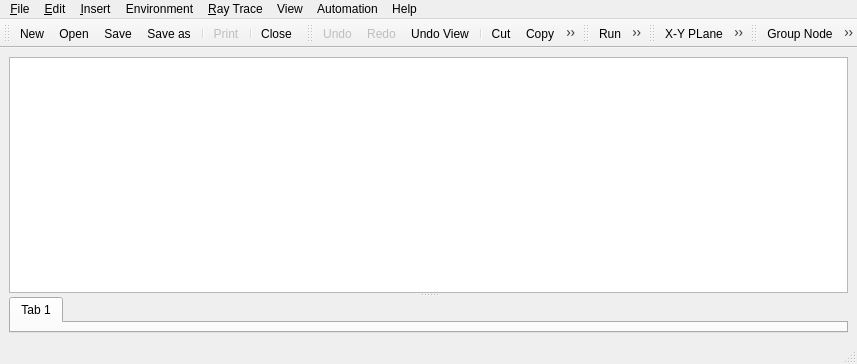
<?xml version="1.0" encoding="UTF-8"?>
<ui version="4.0">
 <author>Manuel J. Blanco</author>
 <class>MainWindow</class>
 <widget class="QMainWindow" name="MainWindow">
  <property name="enabled">
   <bool>true</bool>
  </property>
  <property name="geometry">
   <rect>
    <x>0</x>
    <y>0</y>
    <width>857</width>
    <height>364</height>
   </rect>
  </property>
  <property name="sizePolicy">
   <sizepolicy hsizetype="Expanding" vsizetype="Expanding">
    <horstretch>0</horstretch>
    <verstretch>0</verstretch>
   </sizepolicy>
  </property>
  <property name="acceptDrops">
   <bool>true</bool>
  </property>
  <property name="windowTitle">
   <string>Tonatiuh</string>
  </property>
  <property name="windowIcon">
   <iconset resource="../tonatiuh.qrc">
    <normaloff>:/icons/LogoTonatiuh.png</normaloff>:/icons/LogoTonatiuh.png</iconset>
  </property>
  <widget class="QWidget" name="centralWidget">
   <property name="sizePolicy">
    <sizepolicy hsizetype="Expanding" vsizetype="Expanding">
     <horstretch>0</horstretch>
     <verstretch>0</verstretch>
    </sizepolicy>
   </property>
   <layout class="QVBoxLayout">
    <item>
     <widget class="QSplitter" name="horizontalSplitter">
      <property name="orientation">
       <enum>Qt::Horizontal</enum>
      </property>
      <widget class="QSplitter" name="modelSplitter">
       <property name="orientation">
        <enum>Qt::Vertical</enum>
       </property>
       <widget class="SceneModelView" name="sceneModelView">
        <property name="sizePolicy">
         <sizepolicy hsizetype="Preferred" vsizetype="Preferred">
          <horstretch>0</horstretch>
          <verstretch>0</verstretch>
         </sizepolicy>
        </property>
        <property name="acceptDrops">
         <bool>true</bool>
        </property>
        <property name="horizontalScrollBarPolicy">
         <enum>Qt::ScrollBarAsNeeded</enum>
        </property>
        <property name="dragEnabled">
         <bool>true</bool>
        </property>
        <property name="dragDropMode">
         <enum>QAbstractItemView::DragDrop</enum>
        </property>
        <property name="selectionBehavior">
         <enum>QAbstractItemView::SelectRows</enum>
        </property>
        <property name="animated">
         <bool>true</bool>
        </property>
        <property name="allColumnsShowFocus">
         <bool>false</bool>
        </property>
       </widget>
       <widget class="ParametersView" name="parametersView">
        <property name="currentIndex">
         <number>0</number>
        </property>
        <widget class="QWidget" name="tab">
         <attribute name="title">
          <string>Tab 1</string>
         </attribute>
        </widget>
       </widget>
      </widget>
     </widget>
    </item>
   </layout>
  </widget>
  <widget class="QMenuBar" name="menubar">
   <property name="geometry">
    <rect>
     <x>0</x>
     <y>0</y>
     <width>857</width>
     <height>21</height>
    </rect>
   </property>
   <widget class="QMenu" name="menuEdit">
    <property name="title">
     <string>&amp;Edit</string>
    </property>
    <widget class="QMenu" name="menuTrackers">
     <property name="title">
      <string>Trackers</string>
     </property>
     <addaction name="actionSetAimingPointRelative"/>
     <addaction name="actionSetAimingPointAbsolute"/>
    </widget>
    <addaction name="actionUndo"/>
    <addaction name="actionRedo"/>
    <addaction name="separator"/>
    <addaction name="actionCut"/>
    <addaction name="actionCopy"/>
    <addaction name="actionPasteCopy"/>
    <addaction name="actionPasteLink"/>
    <addaction name="actionDelete"/>
    <addaction name="menuTrackers"/>
   </widget>
   <widget class="QMenu" name="menuFile">
    <property name="title">
     <string>&amp;File</string>
    </property>
    <widget class="QMenu" name="menuRecent">
     <property name="title">
      <string>&amp;Recent</string>
     </property>
    </widget>
    <addaction name="actionNew"/>
    <addaction name="actionOpen"/>
    <addaction name="menuRecent"/>
    <addaction name="separator"/>
    <addaction name="actionSave"/>
    <addaction name="actionSaveAs"/>
    <addaction name="actionSaveComponent"/>
    <addaction name="separator"/>
    <addaction name="actionPrint"/>
    <addaction name="separator"/>
    <addaction name="actionClose"/>
   </widget>
   <widget class="QMenu" name="menuView">
    <property name="title">
     <string>View</string>
    </property>
    <addaction name="actionAxis"/>
    <addaction name="actionBackground"/>
    <addaction name="actionEdit_Mode"/>
    <addaction name="separator"/>
    <addaction name="action_X_Y_Plane"/>
    <addaction name="action_X_Z_Plane"/>
    <addaction name="action_Y_Z_Plane"/>
    <addaction name="actionSunPlane"/>
    <addaction name="separator"/>
    <addaction name="actionGrid"/>
    <addaction name="actionGridSettings"/>
   </widget>
   <widget class="QMenu" name="menuInsert">
    <property name="title">
     <string>&amp;Insert</string>
    </property>
    <widget class="QMenu" name="menuShape">
     <property name="enabled">
      <bool>false</bool>
     </property>
     <property name="title">
      <string>Shape</string>
     </property>
    </widget>
    <widget class="QMenu" name="menuMaterial">
     <property name="enabled">
      <bool>false</bool>
     </property>
     <property name="title">
      <string>Material</string>
     </property>
    </widget>
    <widget class="QMenu" name="menuTracker">
     <property name="enabled">
      <bool>false</bool>
     </property>
     <property name="title">
      <string>Tracker</string>
     </property>
    </widget>
    <widget class="QMenu" name="menuComponent">
     <property name="enabled">
      <bool>false</bool>
     </property>
     <property name="title">
      <string>Component</string>
     </property>
     <addaction name="separator"/>
    </widget>
    <addaction name="actionNode"/>
    <addaction name="actionSurfaceNode"/>
    <addaction name="separator"/>
    <addaction name="menuShape"/>
    <addaction name="menuMaterial"/>
    <addaction name="menuTracker"/>
    <addaction name="separator"/>
    <addaction name="actionUserComponent"/>
    <addaction name="menuComponent"/>
   </widget>
   <widget class="QMenu" name="menuEnvironment">
    <property name="title">
     <string>Environment</string>
    </property>
    <widget class="QMenu" name="menuSunLight">
     <property name="title">
      <string>Sun Light</string>
     </property>
     <addaction name="actionDefineSunLight"/>
     <addaction name="actionCalculateSunPosition"/>
     <addaction name="separator"/>
     <addaction name="actionDisconnect_All_Trackers"/>
    </widget>
    <widget class="QMenu" name="menuTransmissivity">
     <property name="title">
      <string>Transmissivity</string>
     </property>
     <addaction name="separator"/>
     <addaction name="actionDefineTransmissivity"/>
    </widget>
    <addaction name="menuSunLight"/>
    <addaction name="menuTransmissivity"/>
   </widget>
   <widget class="QMenu" name="menu_Raytrace">
    <property name="title">
     <string>&amp;Ray Trace</string>
    </property>
    <addaction name="actionRun"/>
    <addaction name="actionRunFluxAnalysis"/>
    <addaction name="actionDisplayRays"/>
    <addaction name="separator"/>
    <addaction name="actionRayTraceOptions"/>
    <addaction name="actionReset_Analyzer_Values"/>
   </widget>
   <widget class="QMenu" name="menuHelp">
    <property name="title">
     <string>Help</string>
    </property>
    <addaction name="actionAbout"/>
   </widget>
   <widget class="QMenu" name="menuAutomation">
    <property name="title">
     <string>Automation</string>
    </property>
    <addaction name="actionOpenScriptEditor"/>
   </widget>
   <addaction name="menuFile"/>
   <addaction name="menuEdit"/>
   <addaction name="menuInsert"/>
   <addaction name="menuEnvironment"/>
   <addaction name="menu_Raytrace"/>
   <addaction name="menuView"/>
   <addaction name="menuAutomation"/>
   <addaction name="menuHelp"/>
  </widget>
  <widget class="QStatusBar" name="statusbar"/>
  <widget class="QToolBar" name="fileToolBar">
   <property name="windowTitle">
    <string>File</string>
   </property>
   <property name="orientation">
    <enum>Qt::Horizontal</enum>
   </property>
   <attribute name="toolBarArea">
    <enum>TopToolBarArea</enum>
   </attribute>
   <attribute name="toolBarBreak">
    <bool>false</bool>
   </attribute>
   <addaction name="actionNew"/>
   <addaction name="actionOpen"/>
   <addaction name="actionSave"/>
   <addaction name="actionSaveAs"/>
   <addaction name="separator"/>
   <addaction name="actionPrint"/>
   <addaction name="separator"/>
   <addaction name="actionClose"/>
  </widget>
  <widget class="QToolBar" name="editToolBar">
   <property name="windowTitle">
    <string>Edit</string>
   </property>
   <property name="orientation">
    <enum>Qt::Horizontal</enum>
   </property>
   <attribute name="toolBarArea">
    <enum>TopToolBarArea</enum>
   </attribute>
   <attribute name="toolBarBreak">
    <bool>false</bool>
   </attribute>
   <addaction name="actionUndo"/>
   <addaction name="actionRedo"/>
   <addaction name="actionUndoView"/>
   <addaction name="separator"/>
   <addaction name="actionCut"/>
   <addaction name="actionCopy"/>
   <addaction name="actionPasteCopy"/>
   <addaction name="actionPasteLink"/>
   <addaction name="actionDelete"/>
  </widget>
  <widget class="QToolBar" name="raytraceToolBar">
   <property name="windowTitle">
    <string>Ray Tracer</string>
   </property>
   <attribute name="toolBarArea">
    <enum>TopToolBarArea</enum>
   </attribute>
   <attribute name="toolBarBreak">
    <bool>false</bool>
   </attribute>
   <addaction name="actionRun"/>
   <addaction name="actionRunFluxAnalysis"/>
  </widget>
  <widget class="QToolBar" name="viewToolBar">
   <property name="windowTitle">
    <string>View</string>
   </property>
   <attribute name="toolBarArea">
    <enum>TopToolBarArea</enum>
   </attribute>
   <attribute name="toolBarBreak">
    <bool>false</bool>
   </attribute>
   <addaction name="action_X_Y_Plane"/>
   <addaction name="action_Y_Z_Plane"/>
   <addaction name="action_X_Z_Plane"/>
   <addaction name="actionSunPlane"/>
   <addaction name="separator"/>
   <addaction name="actionGridSettings"/>
  </widget>
  <widget class="QToolBar" name="insertToolBar">
   <property name="windowTitle">
    <string>Node Kits</string>
   </property>
   <attribute name="toolBarArea">
    <enum>TopToolBarArea</enum>
   </attribute>
   <attribute name="toolBarBreak">
    <bool>false</bool>
   </attribute>
   <addaction name="actionNode"/>
   <addaction name="actionSurfaceNode"/>
  </widget>
  <action name="actionNew">
   <property name="icon">
    <iconset resource="../tonatiuh.qrc">
     <normaloff>:/icons/new.png</normaloff>:/icons/new.png</iconset>
   </property>
   <property name="text">
    <string>&amp;New</string>
   </property>
  </action>
  <action name="actionOpen">
   <property name="icon">
    <iconset resource="../tonatiuh.qrc">
     <normaloff>:/icons/open.png</normaloff>:/icons/open.png</iconset>
   </property>
   <property name="text">
    <string>&amp;Open ...</string>
   </property>
  </action>
  <action name="actionSave">
   <property name="icon">
    <iconset resource="../tonatiuh.qrc">
     <normaloff>:/icons/save.png</normaloff>:/icons/save.png</iconset>
   </property>
   <property name="text">
    <string>&amp;Save</string>
   </property>
  </action>
  <action name="actionSaveAs">
   <property name="icon">
    <iconset resource="../tonatiuh.qrc">
     <normaloff>:/icons/saveas.png</normaloff>:/icons/saveas.png</iconset>
   </property>
   <property name="text">
    <string>Save &amp;as ...</string>
   </property>
  </action>
  <action name="actionPrint">
   <property name="enabled">
    <bool>false</bool>
   </property>
   <property name="icon">
    <iconset resource="../tonatiuh.qrc">
     <normaloff>:/icons/print.png</normaloff>:/icons/print.png</iconset>
   </property>
   <property name="text">
    <string>&amp;Print</string>
   </property>
  </action>
  <action name="actionClose">
   <property name="icon">
    <iconset resource="../tonatiuh.qrc">
     <normaloff>:/icons/close.png</normaloff>:/icons/close.png</iconset>
   </property>
   <property name="text">
    <string>&amp;Close</string>
   </property>
  </action>
  <action name="actionUndo">
   <property name="enabled">
    <bool>false</bool>
   </property>
   <property name="icon">
    <iconset resource="../tonatiuh.qrc">
     <normaloff>:/icons/undo.png</normaloff>:/icons/undo.png</iconset>
   </property>
   <property name="text">
    <string>&amp;Undo</string>
   </property>
   <property name="shortcut">
    <string>Ctrl+Z</string>
   </property>
  </action>
  <action name="actionRedo">
   <property name="enabled">
    <bool>false</bool>
   </property>
   <property name="icon">
    <iconset resource="../tonatiuh.qrc">
     <normaloff>:/icons/redo.png</normaloff>:/icons/redo.png</iconset>
   </property>
   <property name="text">
    <string>&amp;Redo</string>
   </property>
   <property name="shortcut">
    <string>Ctrl+Y</string>
   </property>
  </action>
  <action name="actionCut">
   <property name="icon">
    <iconset resource="../tonatiuh.qrc">
     <normaloff>:/icons/cut.png</normaloff>:/icons/cut.png</iconset>
   </property>
   <property name="text">
    <string>&amp;Cut</string>
   </property>
   <property name="shortcut">
    <string>Ctrl+X</string>
   </property>
  </action>
  <action name="actionCopy">
   <property name="icon">
    <iconset resource="../tonatiuh.qrc">
     <normaloff>:/icons/copy.png</normaloff>:/icons/copy.png</iconset>
   </property>
   <property name="text">
    <string>&amp;Copy</string>
   </property>
   <property name="shortcut">
    <string>Ctrl+C</string>
   </property>
  </action>
  <action name="actionPasteCopy">
   <property name="icon">
    <iconset resource="../tonatiuh.qrc">
     <normaloff>:/icons/paste.png</normaloff>:/icons/paste.png</iconset>
   </property>
   <property name="text">
    <string>&amp;Paste</string>
   </property>
   <property name="toolTip">
    <string>Paste a clipboard node copy</string>
   </property>
   <property name="shortcut">
    <string>Ctrl+V</string>
   </property>
  </action>
  <action name="actionRun">
   <property name="icon">
    <iconset resource="../tonatiuh.qrc">
     <normaloff>:/icons/run.png</normaloff>:/icons/run.png</iconset>
   </property>
   <property name="text">
    <string>&amp;Run</string>
   </property>
  </action>
  <action name="actionAxis">
   <property name="checkable">
    <bool>true</bool>
   </property>
   <property name="checked">
    <bool>true</bool>
   </property>
   <property name="enabled">
    <bool>true</bool>
   </property>
   <property name="text">
    <string>Axis</string>
   </property>
   <property name="toolTip">
    <string>Draw Shape Local Axis</string>
   </property>
  </action>
  <action name="actionUndoView">
   <property name="icon">
    <iconset resource="../tonatiuh.qrc">
     <normaloff>:/icons/undoView.png</normaloff>:/icons/undoView.png</iconset>
   </property>
   <property name="text">
    <string>Undo View</string>
   </property>
  </action>
  <action name="actionNode">
   <property name="icon">
    <iconset resource="../tonatiuh.qrc">
     <normaloff>:/icons/separatorKit.png</normaloff>:/icons/separatorKit.png</iconset>
   </property>
   <property name="text">
    <string>Group Node</string>
   </property>
  </action>
  <action name="actionDisplayRays">
   <property name="checkable">
    <bool>true</bool>
   </property>
   <property name="checked">
    <bool>false</bool>
   </property>
   <property name="enabled">
    <bool>false</bool>
   </property>
   <property name="text">
    <string>Display rays</string>
   </property>
  </action>
  <action name="actionPasteLink">
   <property name="icon">
    <iconset resource="../tonatiuh.qrc">
     <normaloff>:/icons/paste_link.png</normaloff>:/icons/paste_link.png</iconset>
   </property>
   <property name="text">
    <string>Paste Link</string>
   </property>
   <property name="toolTip">
    <string>Paste a link to the clipboard node</string>
   </property>
  </action>
  <action name="actionDelete">
   <property name="icon">
    <iconset resource="../tonatiuh.qrc">
     <normaloff>:/icons/delete.png</normaloff>:/icons/delete.png</iconset>
   </property>
   <property name="text">
    <string>Delete</string>
   </property>
   <property name="shortcut">
    <string>Backspace</string>
   </property>
  </action>
  <action name="actionRayTraceOptions">
   <property name="text">
    <string>Ray Trace Options ...</string>
   </property>
  </action>
  <action name="actionSurfaceNode">
   <property name="icon">
    <iconset resource="../tonatiuh.qrc">
     <normaloff>:/icons/shapeKit.png</normaloff>:/icons/shapeKit.png</iconset>
   </property>
   <property name="text">
    <string>Surface Node</string>
   </property>
  </action>
  <action name="action_X_Y_Plane">
   <property name="icon">
    <iconset resource="../tonatiuh.qrc">
     <normaloff>:/icons/viewer_viewXY.png</normaloff>:/icons/viewer_viewXY.png</iconset>
   </property>
   <property name="text">
    <string>X-Y PLane</string>
   </property>
  </action>
  <action name="action_X_Z_Plane">
   <property name="icon">
    <iconset resource="../tonatiuh.qrc">
     <normaloff>:/icons/viewer_viewXZ.png</normaloff>:/icons/viewer_viewXZ.png</iconset>
   </property>
   <property name="text">
    <string>X-Z Plane</string>
   </property>
  </action>
  <action name="action_Y_Z_Plane">
   <property name="icon">
    <iconset resource="../tonatiuh.qrc">
     <normaloff>:/icons/viewer_viewYZ.png</normaloff>:/icons/viewer_viewYZ.png</iconset>
   </property>
   <property name="text">
    <string>Z-YPlane</string>
   </property>
  </action>
  <action name="actionDefineSunLight">
   <property name="enabled">
    <bool>true</bool>
   </property>
   <property name="icon">
    <iconset resource="../tonatiuh.qrc">
     <normaloff>:/icons/lightKit.png</normaloff>:/icons/lightKit.png</iconset>
   </property>
   <property name="text">
    <string>Define SunLight...</string>
   </property>
  </action>
  <action name="actionEdit_Mode">
   <property name="checkable">
    <bool>true</bool>
   </property>
   <property name="text">
    <string>Edit Mode</string>
   </property>
  </action>
  <action name="actionGrid">
   <property name="checkable">
    <bool>true</bool>
   </property>
   <property name="checked">
    <bool>false</bool>
   </property>
   <property name="enabled">
    <bool>true</bool>
   </property>
   <property name="text">
    <string>Grid</string>
   </property>
  </action>
  <action name="actionBackground">
   <property name="checkable">
    <bool>true</bool>
   </property>
   <property name="checked">
    <bool>true</bool>
   </property>
   <property name="text">
    <string>Background</string>
   </property>
  </action>
  <action name="actionCalculateSunPosition">
   <property name="checkable">
    <bool>false</bool>
   </property>
   <property name="enabled">
    <bool>false</bool>
   </property>
   <property name="text">
    <string>Sun Position Calculator ...</string>
   </property>
  </action>
  <action name="actionExportPhotonMap">
   <property name="icon">
    <iconset resource="../tonatiuh.qrc">
     <normaloff>:/icons/export.png</normaloff>:/icons/export.png</iconset>
   </property>
   <property name="text">
    <string>Export PhotonMap</string>
   </property>
  </action>
  <action name="actionUserComponent">
   <property name="text">
    <string>User Component</string>
   </property>
  </action>
  <action name="actionSaveComponent">
   <property name="text">
    <string>Save Component</string>
   </property>
  </action>
  <action name="actionSunPlane">
   <property name="icon">
    <iconset resource="../tonatiuh.qrc">
     <normaloff>:/icons/viewer_viewSun.png</normaloff>:/icons/viewer_viewSun.png</iconset>
   </property>
   <property name="text">
    <string>SunPlane</string>
   </property>
  </action>
  <action name="actionGridSettings">
   <property name="enabled">
    <bool>false</bool>
   </property>
   <property name="icon">
    <iconset resource="../tonatiuh.qrc">
     <normaloff>:/icons/grid.png</normaloff>:/icons/grid.png</iconset>
   </property>
   <property name="text">
    <string>Grid Settings ...</string>
   </property>
  </action>
  <action name="actionAbout">
   <property name="text">
    <string>About...</string>
   </property>
  </action>
  <action name="actionOpenScriptEditor">
   <property name="text">
    <string>Script Editor</string>
   </property>
  </action>
  <action name="actionCheckForUpdates">
   <property name="text">
    <string>Check for updates</string>
   </property>
  </action>
  <action name="actionAnalyzerNode">
   <property name="icon">
    <iconset resource="../tonatiuh.qrc">
     <normaloff>:/icons/AnalyzerKit.png</normaloff>:/icons/AnalyzerKit.png</iconset>
   </property>
   <property name="text">
    <string>Analyzer Node</string>
   </property>
  </action>
  <action name="actionTrackers_Connected">
   <property name="text">
    <string>Trackers Connected</string>
   </property>
  </action>
  <action name="actionDisconnect_All_Trackers">
   <property name="checkable">
    <bool>true</bool>
   </property>
   <property name="text">
    <string>Disconnect All Trackers</string>
   </property>
  </action>
  <action name="actionReset_Analyzer_Values">
   <property name="text">
    <string>Reset Analyzer Values</string>
   </property>
  </action>
  <action name="actionSetAimingPointRelative">
   <property name="text">
    <string>Set Aiming Point Relative</string>
   </property>
  </action>
  <action name="actionSetAimingPointAbsolute">
   <property name="text">
    <string>Set Aiming Point Absolute</string>
   </property>
  </action>
  <action name="actionDefineTransmissivity">
   <property name="text">
    <string>Define Transmissivity...</string>
   </property>
  </action>
  <action name="actionNetworkConnections">
   <property name="text">
    <string>Network Connections...</string>
   </property>
  </action>
  <action name="actionRunFluxAnalysis">
   <property name="icon">
    <iconset resource="../tonatiuh.qrc">
     <normaloff>:/icons/fluxdistribution.png</normaloff>:/icons/fluxdistribution.png</iconset>
   </property>
   <property name="text">
    <string>Run Flux Analysis ...</string>
   </property>
  </action>
 </widget>
 <layoutdefault spacing="6" margin="9"/>
 <customwidgets>
  <customwidget>
   <class>SceneModelView</class>
   <extends>QTreeView</extends>
   <header location="global">gui/SceneModelView.h</header>
  </customwidget>
  <customwidget>
   <class>ParametersView</class>
   <extends>QTabWidget</extends>
   <header location="global">gui/ParametersView.h</header>
   <container>1</container>
  </customwidget>
 </customwidgets>
 <resources>
  <include location="../tonatiuh.qrc"/>
  <include location="../tonatiuh.qrc"/>
  <include location="../tonatiuh.qrc"/>
 </resources>
 <connections>
  <connection>
   <sender>actionGrid</sender>
   <signal>toggled(bool)</signal>
   <receiver>actionGridSettings</receiver>
   <slot>setEnabled(bool)</slot>
   <hints>
    <hint type="sourcelabel">
     <x>-1</x>
     <y>-1</y>
    </hint>
    <hint type="destinationlabel">
     <x>-1</x>
     <y>-1</y>
    </hint>
   </hints>
  </connection>
 </connections>
</ui>
